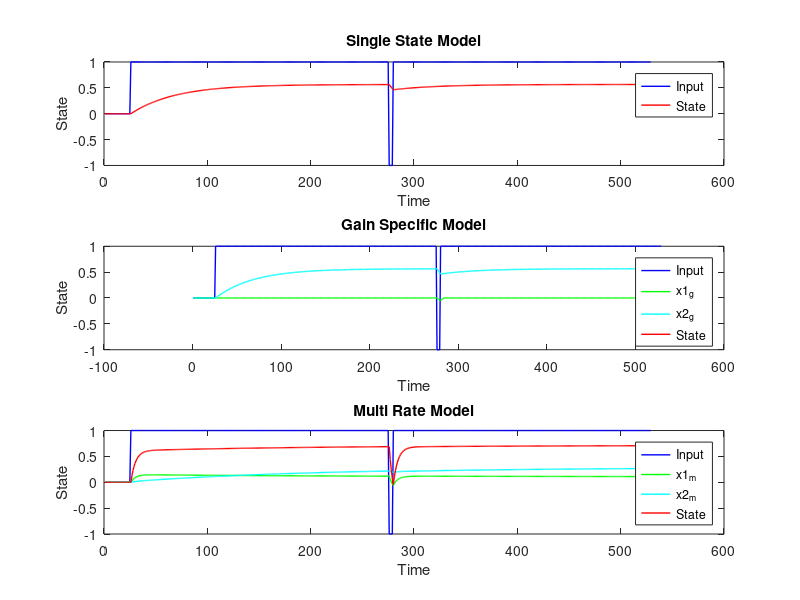

This chart was generated by the following MATLAB code:
close all
clc

% Parameters
A = 0.99; B = 0.013; Af = 0.92; Bf = 0.03; As = 0.996; Bs = 0.004;

% Trial configuration
null = 25;
learn = 250;

Null = zeros(1, null);
Learn = ones(1, learn);
unlearn = -ones(1, 4);

F1 = [Null Learn unlearn Learn];

% Single state model
x_s = zeros(size(F1));
for n = 1:length(F1)-1
    x_s(n+1) = A * x_s(n) + B * (F1(n) - x_s(n));
end

% Gain specific model
x1_g = zeros(size(F1));
x2_g = zeros(size(F1));
for n = 1:length(F1)-1
    x1_g(n+1) = min(0, A * x1_g(n) + B * (F1(n) - x1_g(n)));
    x2_g(n+1) = max(0, A * x2_g(n) + B * (F1(n) - x2_g(n)));
end
x_g = cconv(x1_g,x2_g,554)



unlearn = -ones(1, 5);
% Multi-rate model
x1_m = zeros(size(F1));
x2_m = zeros(size(F1));
x_m = zeros(size(F1));
k =4;
for n = 1:length(F1)-1
    
    x1_m(n+1) = Af * x1_m(n) + Bf * (F1(n) - x_m(n));
    x2_m(n+1) = As * x2_m(n) + Bs * (F1(n) - x_m(n));
    x_m(n+1) = k*x1_m(n+1) + x2_m(n+1);
end


% Plot the state over time for each model
figure;
subplot(3,1,1)
plot(F1, 'b', 'linewidth', 1);
hold on;
plot(x_s, 'r', 'linewidth', 1);
xlabel('Time');
ylabel('State');
title('Single State Model');
legend('Input', 'State');

subplot(3,1,2)
plot(F1, 'b', 'linewidth', 1);
hold on;
plot(x1_g, 'g', 'linewidth', 1);
plot(x2_g, 'c', 'linewidth', 1);
plot(x_g, 'r', 'linewidth', 1);
xlabel('Time');
ylabel('State');
title('Gain Specific Model');
legend('Input', 'x1_g', 'x2_g', 'State');

subplot(3,1,3)
plot(F1, 'b', 'linewidth', 1);
hold on;
plot(x1_m, 'g', 'linewidth', 1);
plot(x2_m, 'c', 'linewidth', 1);
plot(x_m, 'r', 'linewidth', 1);
xlabel('Time');
ylabel('State');
title('Multi Rate Model');
legend('Input', 'x1_m', 'x2_m', 'State');
